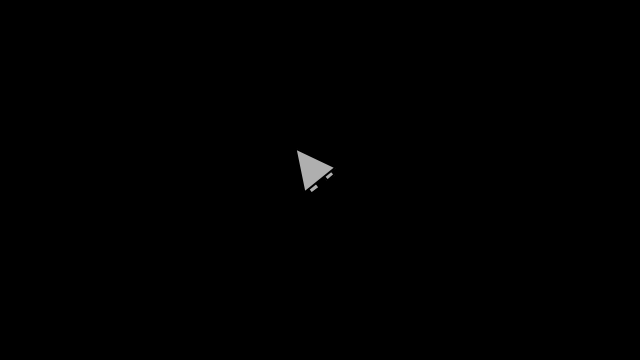
Frame 1 (no input)
Frame 60 (the mouse pressed at the canvas centre just before this capture): identical to frame 1, image omitted
Frame 120 (the mouse held since frame 60 and released just before this capture): identical to frame 1, image omitted

The Processing sketch that drew this single still picture (run headless with seeded random() and noise(); from frame 60 on, the mouse is pressed at the canvas centre):

// Processing sketch: spaceship
// ── spaceship.pde
class Spaceship {
  PVector loc, vel, acc;
  float ang, mass, size;
  boolean thrusting; 
  ParticleSystem psL, psR;
  
  Spaceship() {
    loc = new PVector(width/2, height/2);
    ang = random(TWO_PI);
    vel = new PVector(0, 0);
    vel.mult(0);
    acc = new PVector(0, 0);
    mass = 40;
    size = mass;
    thrusting = false;
    psL = new ParticleSystem();
    psR = new ParticleSystem();
  }
  
  void thrust() {
    PVector f = new PVector(20, 0);
    f.rotate(ang);
    applyForce(f);
  }
  
  void applyForce(PVector force) {
    PVector f = PVector.div(force, mass);
    acc.add(f);
  }
  
  void update() {
    vel.add(acc);
    vel.limit(10);
    if (vel.mag() < 0.01) { vel.setMag(0); }
    loc.add(vel);
    checkEdges();
    acc.mult(0);
  }
  
  void display() {   
    psL.run();
    psR.run();
    
    pushMatrix();
    translate(loc.x, loc.y);
    rotate(ang);
    
    fill(175);
    strokeWeight(2);
    
    pushStyle();
    if (thrusting == true) {
      PVector emitterL = new PVector(0, size/4);
      PVector emitterR = new PVector(0, -size/4);
      psL.loc.set(emitterL);
      psR.loc.set(emitterR);
      psL.emit(vel, loc, ang);
      psR.emit(vel, loc, ang);
      fill(200, 0, 0);
    }
    rect(0, size/4, size/4, size/4);
    rect(0, -size/4, size/4, size/4);
    popStyle();
    
    triangle(0, size/2, size, 0, 0, -size/2);
    popMatrix();
  }
  
  void checkEdges() {
    if (loc.x < -size) {
      loc.x = width;
    }
    if (loc.x > width + size) {
      loc.x = 0;
    }
    if (loc.y < -size) {
      loc.y = height;
    }
    if (loc.y > height + size) {
      loc.y = 0;
    }
  }
}

// ── main.pde
import java.util.Iterator;

Spaceship ss;
PVector drag;

void setup() {
  size(640, 360);
  rectMode(CENTER);
  ss = new Spaceship();
}

void draw() {
  background(0);
  if (!keyPressed) {ss.thrusting = false;}
  drag = ss.vel.get();
  drag.div(2);
  drag.mult(-1);
  ss.applyForce(drag);
  ss.update();
  ss.display();
}

void keyPressed() {
  if (key == 'z') {
    ss.thrusting = true;
    ss.thrust();
  }
  if (keyCode == LEFT) {
    ss.ang += radians(-5);
  }
 if (keyCode == RIGHT) {
   ss.ang += radians(5);
 } 
}

// ── particle.pde
class Particle{
  PVector origin;
  float refAng;
  PVector loc, vel, acc;
  float angle, aVel, aAcc;
  float mass, lifespan;
  
  Particle(PVector _loc, PVector _acc, PVector _origin, float _refAng) {
    origin = _origin.get();
    refAng = _refAng;
    
    loc = _loc.get();
    vel = PVector.random2D();
    vel.div(10);
    acc = _acc.get();
    acc.mult(-0.1);
    
    angle = 0;
    aVel = acc.x/10;
    aAcc = 0;

    mass = 1;
    lifespan = 255;
  }
  
  boolean isDead() {
    if (lifespan <= 0.0) { return true; }
    else { return false; }
  }
  
  // not used
  void applyForce(PVector force) {
    PVector f = force.get();
    f.div(mass);
    acc.add(f);
  }
  
  void update() {    
    vel.add(acc);
    loc.add(vel);
    acc.mult(0);
    
    aVel += aAcc;
    angle += aVel;
    aAcc = 0;
    
    lifespan -= 1;
  }
  
  void display() {
    pushStyle();
    stroke(175, lifespan);
    fill(175, lifespan);
    pushMatrix();
    translate(origin.x, origin.y);
    rotate(refAng);
    translate(loc.x, loc.y);
    rotate(angle);
    rect(0, 0, 5, 5);
    popMatrix();
    popStyle();
  }
  
  void run() {
    update();
    display();
  }
}

// ── particle_sys.pde
class ParticleSystem {
  ArrayList<Particle> particles;
  PVector loc;
  
  ParticleSystem() {
    loc = new PVector();
    particles = new ArrayList<Particle>();
  }
  
  void emit(PVector force, PVector origin, float refAng) {
    particles.add(new Particle(loc, force, origin, refAng));
  }
  
  void run() {
    Iterator<Particle> iter = particles.iterator();
    while (iter.hasNext()) {
      Particle p = iter.next();
      p.run();
      if (p.isDead()) { iter.remove(); }
    }
  }
}
